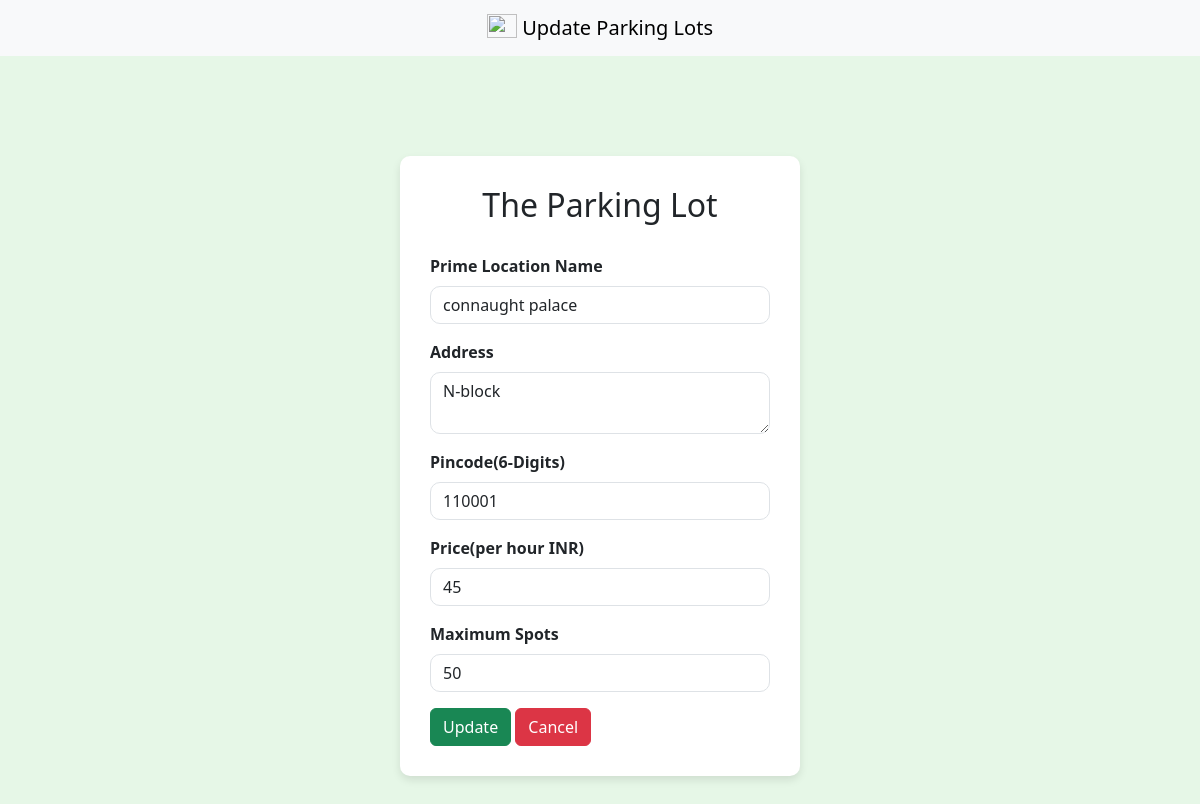
Screenshot of /admin/dashboard/editlot/1 with the database file from the repository.
### models/models.py (models this page shows)
class ParkingLot(db.Model):
    id=db.Column(db.Integer(),primary_key=True)
    location_name = db.Column(db.String(250),nullable=False)
    pincode=db.Column(db.Integer(),nullable=False)
    price=db.Column(db.Integer(),nullable=False)
    max_spots=db.Column(db.Integer(),nullable=False)
    address=db.Column(db.String(250),nullable=False)
    occupied=db.Column(db.Integer(),default=0)

### controllers/controllers.py (the view, shortened to what this page needs)
@controllers.route("/admin/dashboard/editlot/<int:lot_id>", methods=['GET','POST'])
def editParkingLot(lot_id):
    parkinglot=ParkingLot.query.get_or_404(lot_id)
    return render_template("editParkingLot.html",parkinglot=parkinglot)

### templates/editParkingLot.html (shortened to what this page needs)
<!DOCTYPE html>
<html lang="en">
<head>
    <link href="https://cdn.jsdelivr.net/npm/bootstrap@5.3.0-alpha1/dist/css/bootstrap.min.css" rel="stylesheet">
</head>
<body>
    <nav class="navbar bg-body-tertiary">
  <div class="container-fluid text-center">
    <a class="navbar-brand mx-auto " href="#">
      <img src="https://images.pexels.com/photos/164634/pexels-photo-164634.jpeg?_gl=1*1rfblvq*_ga*MTY5NDc0NzA3NC4xNzUzMjk4NzE5*_ga_8JE65Q40S6*czE3NTMyOTg3MTgkbzEkZzEkdDE3NTMyOTg3MjMkajU1JGwwJGgw" width="30" height="24" class="d-inline-block align-text-top" style="align-content: center;">
      Update Parking Lots
    </a>
  </div>
        </nav>
    <div class="login-container">
        <h2>The Parking Lot</h2>
        <form action="/admin/dashboard/editlot/{{ parkinglot.id }}" method="POST">
            <div class="mb-3">
                <label for="text" class="form-label"><b>Prime Location Name</b></label>
                <input type="text" class="form-control" id="location_name" placeholder="Enter Location Name" name ="location_name" required value="{{ parkinglot.location_name }}">
            </div>
            <div class="mb-3">
                <label for="address" class="form-label"><b>Address</b></label>
                <textarea type="address" class="form-control" id="address" placeholder="Enter your address" name="address" required >{{ parkinglot.address }}</textarea>
            </div>
             <div class="mb-3">
                <label for="number" class="form-label"><b>Pincode(6-Digits)</b></label>
                <input type="number" class="form-control" id="pincode" placeholder="pincode" name ="pincode" required  value="{{ parkinglot.pincode }}">
            </div>
             <div class="mb-3">
                <label for="number" class="form-label"><b>Price(per hour INR)</b></label>
                <input type="number" class="form-control" id="price" placeholder="price" name ="price" required value="{{ parkinglot.price }}">
            </div>
             <div class="mb-3">
                <label for="number" class="form-label"><b>Maximum Spots</b></label>
                <input type="number" class="form-control" id="max_spots" placeholder="max_spots" name ="max_spots" required value="{{ parkinglot.max_spots }}">
            </div>
            <button type="submit" class="btn btn-success" href="">Update</button>
            <a href="/admin/dashboard" class="btn btn-danger">Cancel</a>
        </form>
    </div>
</body>
</html>

### templates/editParkingLot.html (style rules this page uses)
body { background-color: #e6f7e7; }
.login-container { max-width: 400px; margin: 100px auto; background-color: white; padding: 30px; border-radius: 10px; box-shadow: 0 4px 8px rgba(0, 0, 0, 0.1); }
.login-container h2 { text-align: center; margin-bottom: 30px; }
.form-control { border-radius: 10px; }

### rows the page displays
ParkingLot: location_name "connaught palace", address "N-block", pincode "110001", price "45", max_spots "50"
